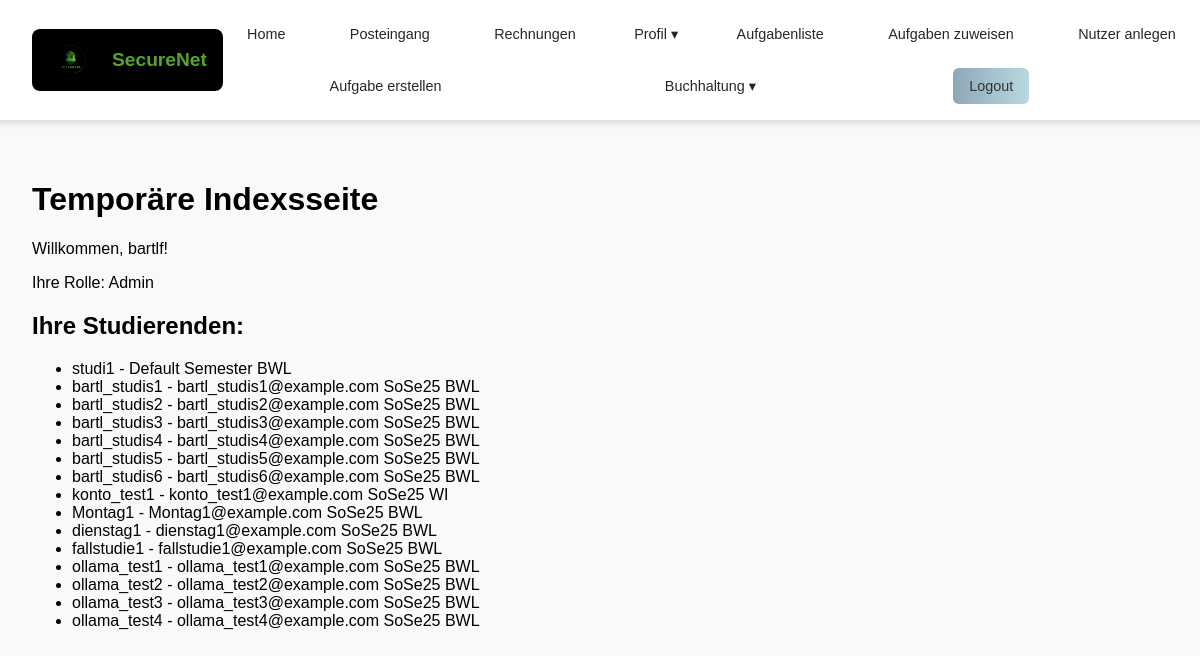
Screenshot of / (signed in) with the database file from the repository.
### users/models.py (models this page shows, shortened)
class CustomUser(AbstractUser):
    objects = CustomUserManager()
    ROLE_CHOICES = (
        ('student', 'Studierende'),
        ('teacher', 'Lehrkraft'),
    )
    role = models.CharField(max_length=10, choices=ROLE_CHOICES, default='student')
    professor = models.ForeignKey(
        'self',
        null=True, blank=True,
        limit_choices_to={'role': 'teacher'},
        on_delete=models.SET_NULL,
        related_name='students'
    )
    semester = models.ForeignKey(Semester, null = True, on_delete=models.CASCADE, default = 1)
    studiengang = models.ForeignKey(
        Studiengang,
        on_delete=models.CASCADE,
        null=True, blank=True,  # Allow empty reference initially
        related_name='students'  # Optional but recommended for clarity
    )
    unternehmen = models.ForeignKey(
        Unternehmen,
        on_delete=models.SET_NULL,
        null=True, blank=True,
        related_name="studierende"
    )
    display_name = models.CharField(max_length=150, blank=True, null=True)
    nutzergruppe = models.IntegerField(null=True, blank=True)  # Kann für Lehrer None sein

class Semester(models.Model):
    name = models.CharField(max_length=10, unique=True)
    ersteller = models.IntegerField(null=True, blank=True)
    def __str__(self):
        return self.name

class Studiengang(models.Model):
    name = models.CharField(max_length=100, unique=True)
    ersteller = models.IntegerField(null=True, blank=True)
    def __str__(self):
        return self.name

### young_wolf/views.py (the view)
# urls.py: path('', views.index, name = 'index'),
@login_required(login_url="/users/login/")
def index(request):
    students = request.user.students.all() if request.user.role == 'teacher' else None
    return render(request, 'index.html', {'students': students})

### templates/index.html (shortened to what this page needs)
{% extends 'master_layout.html' %}
{% load static %}
{% block content %}
    <h1>Temporäre Indexsseite</h1>
    <p>Willkommen, {{ user.username }}!</p>
    {% if user.is_superuser %}
        <p>Ihre Rolle: Admin</p>
    {% else %}
        <p>Ihre Rolle: {{ user.get_role_display }}</p>
    {% endif %}
    {% if user.role == 'teacher' %}
        <h2>Ihre Studierenden:</h2>
        {% if students %}
            <ul>
            {% for student in students %}
                <li>{{ student.username }} - {{ student.email }} {{student.semester}} {{student.studiengang}}</li>
            {% endfor %}
            </ul>
        {% else %}
            <p>Sie haben derzeit keine Studierenden unter Ihrer Betreuung.</p>
        {% endif %}
    {% endif %}
{% endblock %}

### assets/css/master_layout.css (style rules this page uses)
body { margin: 0; padding: 0; font-family: Arial, sans-serif; background-color: #f9f9f9; }

### rows the page displays
CustomUser: username "bartlf"
CustomUser: username "studi1", semester "Default Semester", studiengang "BWL"
CustomUser: username "bartl_studis1", email "bartl_studis1@example.com", semester "SoSe25", studiengang "BWL"
CustomUser: username "bartl_studis2", email "bartl_studis2@example.com", semester "SoSe25", studiengang "BWL"
CustomUser: username "bartl_studis3", email "bartl_studis3@example.com", semester "SoSe25", studiengang "BWL"
CustomUser: username "bartl_studis4", email "bartl_studis4@example.com", semester "SoSe25", studiengang "BWL"
CustomUser: username "bartl_studis5", email "bartl_studis5@example.com", semester "SoSe25", studiengang "BWL"
CustomUser: username "bartl_studis6", email "bartl_studis6@example.com", semester "SoSe25", studiengang "BWL"
CustomUser: username "konto_test1", email "konto_test1@example.com", semester "SoSe25", studiengang "WI"
CustomUser: username "Montag1", email "Montag1@example.com", semester "SoSe25", studiengang "BWL"
CustomUser: username "dienstag1", email "dienstag1@example.com", semester "SoSe25", studiengang "BWL"
CustomUser: username "fallstudie1", email "fallstudie1@example.com", semester "SoSe25", studiengang "BWL"
CustomUser: username "ollama_test1", email "ollama_test1@example.com", semester "SoSe25", studiengang "BWL"
CustomUser: username "ollama_test2", email "ollama_test2@example.com", semester "SoSe25", studiengang "BWL"
CustomUser: username "ollama_test3", email "ollama_test3@example.com", semester "SoSe25", studiengang "BWL"
CustomUser: username "ollama_test4", email "ollama_test4@example.com", semester "SoSe25", studiengang "BWL"
